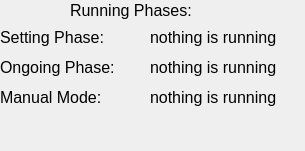
<?xml version="1.0" encoding="UTF-8"?>
<ui version="4.0">
 <class>Form</class>
 <widget class="QWidget" name="Form">
  <property name="geometry">
   <rect>
    <x>0</x>
    <y>0</y>
    <width>305</width>
    <height>151</height>
   </rect>
  </property>
  <property name="windowTitle">
   <string>Form</string>
  </property>
  <widget class="QLabel" name="labelForSettingPhase">
   <property name="geometry">
    <rect>
     <x>0</x>
     <y>20</y>
     <width>270</width>
     <height>34</height>
    </rect>
   </property>
   <property name="font">
    <font>
     <pointsize>12</pointsize>
    </font>
   </property>
   <property name="text">
    <string>Setting Phase:</string>
   </property>
  </widget>
  <widget class="QLabel" name="inputSettingPhase">
   <property name="geometry">
    <rect>
     <x>150</x>
     <y>20</y>
     <width>191</width>
     <height>34</height>
    </rect>
   </property>
   <property name="font">
    <font>
     <pointsize>12</pointsize>
    </font>
   </property>
   <property name="text">
    <string>nothing is running</string>
   </property>
  </widget>
  <widget class="QLabel" name="labelForOngoingPhase">
   <property name="geometry">
    <rect>
     <x>0</x>
     <y>50</y>
     <width>270</width>
     <height>34</height>
    </rect>
   </property>
   <property name="font">
    <font>
     <pointsize>12</pointsize>
    </font>
   </property>
   <property name="text">
    <string>Ongoing Phase:</string>
   </property>
  </widget>
  <widget class="QLabel" name="inputOngoingPhase">
   <property name="geometry">
    <rect>
     <x>150</x>
     <y>50</y>
     <width>191</width>
     <height>34</height>
    </rect>
   </property>
   <property name="font">
    <font>
     <pointsize>12</pointsize>
    </font>
   </property>
   <property name="text">
    <string>nothing is running</string>
   </property>
  </widget>
  <widget class="QLabel" name="labelForManuaMode">
   <property name="geometry">
    <rect>
     <x>0</x>
     <y>80</y>
     <width>270</width>
     <height>34</height>
    </rect>
   </property>
   <property name="font">
    <font>
     <pointsize>12</pointsize>
    </font>
   </property>
   <property name="text">
    <string>Manual Mode:</string>
   </property>
  </widget>
  <widget class="QLabel" name="inputManuaMode">
   <property name="geometry">
    <rect>
     <x>150</x>
     <y>80</y>
     <width>191</width>
     <height>34</height>
    </rect>
   </property>
   <property name="font">
    <font>
     <pointsize>12</pointsize>
    </font>
   </property>
   <property name="text">
    <string>nothing is running</string>
   </property>
  </widget>
  <widget class="QLabel" name="label">
   <property name="geometry">
    <rect>
     <x>70</x>
     <y>0</y>
     <width>151</width>
     <height>20</height>
    </rect>
   </property>
   <property name="font">
    <font>
     <pointsize>12</pointsize>
    </font>
   </property>
   <property name="text">
    <string>Running Phases:</string>
   </property>
  </widget>
 </widget>
 <resources/>
 <connections/>
</ui>
